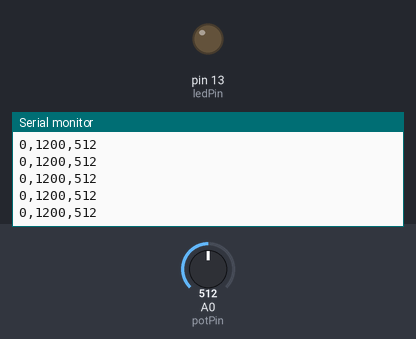
Bench run of a sketch on a simulated Arduino Uno, built with avr-gcc and run on an emulated ATmega328P. On the bench: output pins drawn as LEDs (lit = HIGH), the last lines printed to the serial monitor. The test bench sets the inputs (shaded band); at power-on: A0 (potPin) = 512.

Above: at 1.2 s.
1.3 s: A0 (potPin) set to 11
At 2.2 s:
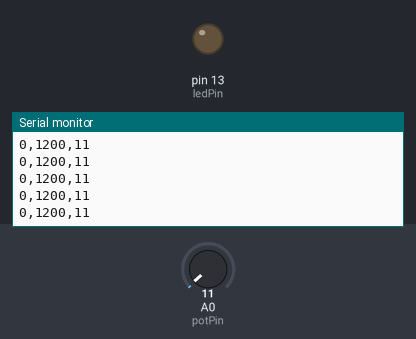
2.8 s: A0 (potPin) set to 8
At 3.6 s:
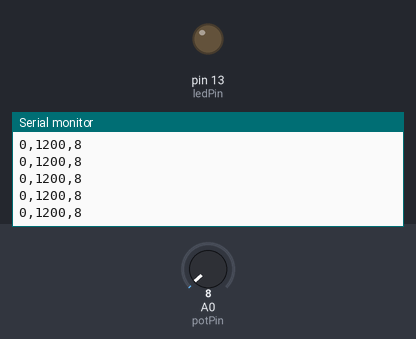
Timing chart, 0 to 5.8 s (numbered marks = the images above; inputs shaded):
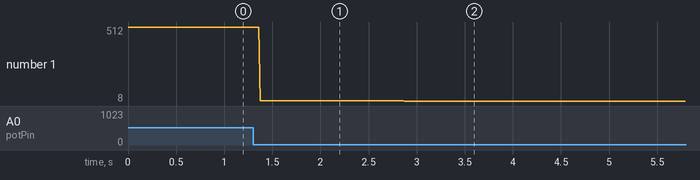

Measured:
- after the input at 1.3 s, the serial monitor: prints a new line after 0.07 s (image 1)
- after the input at 2.8 s, the serial monitor: prints a new line after 0.07 s (image 2)
- plotted number 1: 512 → 11 after the input at 1.3 s, 11 → 8 after the input at 2.8 s

The sketch:

Potentiometer.ino
```cpp
/* Analog Read to LED
 * ------------------
 *
 * turns on and off a light emitting diode(LED) connected to digital
 * pin 13. The amount of time the LED will be on and off depends on
 * the value obtained by analogRead(). In the easiest case we connect
 * a potentiometer to analog pin 2.
 *
 * Created 1 December 2005
 * copyleft 2005 DojoDave <http://www.0j0.org>
 * http://arduino.berlios.de
 *
 */

int potPin = 0;    // select the input pin for the potentiometer
//int ledPin = 2;   // select the pin for the LED
int ledPin = 13;
int val = 0;       // variable to store the value coming from the sensor

void setup() {
  Serial.begin(9600);
  pinMode(ledPin, OUTPUT);  // declare the ledPin as an OUTPUT
}

void loop() {
  val = analogRead(potPin);    // read the value from the sensor
  //digitalWrite(ledPin, HIGH);  // turn the ledPin on
  //delay(val);                  // stop the program for some time
  //digitalWrite(ledPin, LOW);   // turn the ledPin off
  //delay(val);                  // stop the program for some time
  //delay(val);
Serial.print(0);
Serial.print(",");
Serial.print(1200);
Serial.print(",");

Serial.println(val);
}
```
